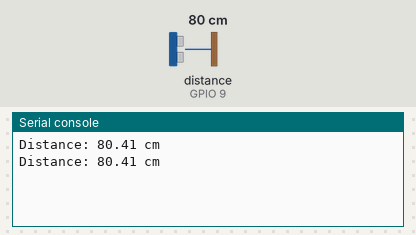
This program was run on a simulated ESP32 board running MicroPython. On the bench: the last lines printed to the serial console. The test bench sets the inputs (shaded band); at power-on: distance to the obstacle (sensor on GPIO 9) 80 cm. The echo pulse lasts 58.3 µs per cm.

Above: at 1.2 s.
1.3 s: distance to the obstacle (sensor on GPIO 9) set to 2 cm
At 2.6 s:
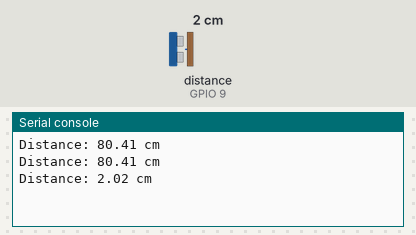
2.8 s: distance to the obstacle (sensor on GPIO 9) set to 4 cm
At 3.8 s:
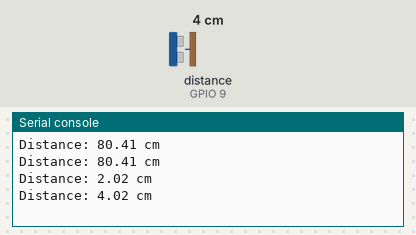
Timing chart, 0 to 5.8 s (numbered marks = the images above; inputs shaded):
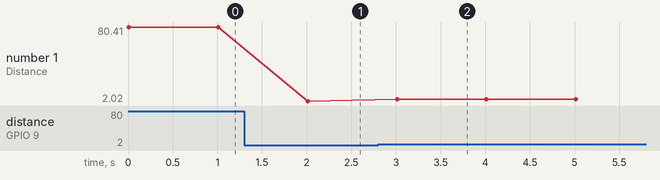

Measured:
- after the input at 1.3 s, the serial console: prints a new line after 0.71 s (image 1)
- after the input at 2.8 s, the serial console: prints a new line after 0.21 s (image 2)
- plotted number 1: 80.41 → 2.02 after the input at 1.3 s, 2.02 → 4.02 after the input at 2.8 s

The program:

02_main.py
```python
import machine
import time

# Define the pins for the trigger and echo on your board
trigger_pin = machine.Pin(3, machine.Pin.OUT)
echo_pin = machine.Pin(9, machine.Pin.IN)

# Function to measure the distance using the ultrasonic sensor
def measure_distance():
    # Ensure the trigger pin is low for a short time to reset
    trigger_pin.off()
    time.sleep_us(2)

    # Generate a 10us pulse on the trigger pin to trigger the sensor
    trigger_pin.on()
    time.sleep_us(10)
    trigger_pin.off()

    # Measure the pulse duration on the echo pin
    pulse_duration = machine.time_pulse_us(echo_pin, 1, 30000)

    # Calculate the distance in centimeters
    if pulse_duration > 0:
        distance = pulse_duration / 58
        return distance
    else:
        return None

try:
    while True:
        distance = measure_distance()
        if distance is not None:
            print("Distance: {:.2f} cm".format(distance))
        else:
            print("Sensor timeout")

        # Delay before taking the next measurement
        time.sleep(1)

except KeyboardInterrupt:
    pass
```
